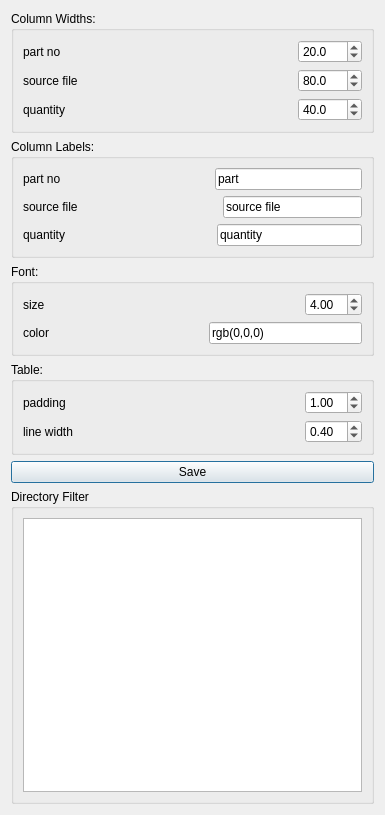
<?xml version="1.0" encoding="UTF-8"?>
<ui version="4.0">
 <class>Dialog</class>
 <widget class="QDialog" name="Dialog">
  <property name="geometry">
   <rect>
    <x>0</x>
    <y>0</y>
    <width>385</width>
    <height>815</height>
   </rect>
  </property>
  <property name="windowTitle">
   <string>Part List Parameters</string>
  </property>
  <layout class="QVBoxLayout" name="verticalLayout_5">
   <item>
    <widget class="QGroupBox" name="groupBox">
     <property name="title">
      <string>Column Widths:</string>
     </property>
     <layout class="QVBoxLayout" name="verticalLayout_3">
      <item>
       <layout class="QHBoxLayout" name="horizontalLayout">
        <item>
         <widget class="QLabel" name="label">
          <property name="text">
           <string>part no</string>
          </property>
         </widget>
        </item>
        <item>
         <spacer name="horizontalSpacer">
          <property name="orientation">
           <enum>Qt::Horizontal</enum>
          </property>
          <property name="sizeHint" stdset="0">
           <size>
            <width>40</width>
            <height>20</height>
           </size>
          </property>
         </spacer>
        </item>
        <item>
         <widget class="QDoubleSpinBox" name="doubleSpinBox_column_part_width">
          <property name="decimals">
           <number>1</number>
          </property>
          <property name="maximum">
           <double>1000.000000000000000</double>
          </property>
          <property name="value">
           <double>20.000000000000000</double>
          </property>
         </widget>
        </item>
       </layout>
      </item>
      <item>
       <layout class="QHBoxLayout" name="horizontalLayout_2">
        <item>
         <widget class="QLabel" name="label_2">
          <property name="text">
           <string>source file</string>
          </property>
         </widget>
        </item>
        <item>
         <spacer name="horizontalSpacer_2">
          <property name="orientation">
           <enum>Qt::Horizontal</enum>
          </property>
          <property name="sizeHint" stdset="0">
           <size>
            <width>40</width>
            <height>20</height>
           </size>
          </property>
         </spacer>
        </item>
        <item>
         <widget class="QDoubleSpinBox" name="doubleSpinBox_column_sourceFile_width">
          <property name="decimals">
           <number>1</number>
          </property>
          <property name="maximum">
           <double>1000.000000000000000</double>
          </property>
          <property name="value">
           <double>80.000000000000000</double>
          </property>
         </widget>
        </item>
       </layout>
      </item>
      <item>
       <layout class="QHBoxLayout" name="horizontalLayout_3">
        <item>
         <widget class="QLabel" name="label_3">
          <property name="text">
           <string>quantity</string>
          </property>
         </widget>
        </item>
        <item>
         <spacer name="horizontalSpacer_3">
          <property name="orientation">
           <enum>Qt::Horizontal</enum>
          </property>
          <property name="sizeHint" stdset="0">
           <size>
            <width>40</width>
            <height>20</height>
           </size>
          </property>
         </spacer>
        </item>
        <item>
         <widget class="QDoubleSpinBox" name="doubleSpinBox_column_quantity_width">
          <property name="decimals">
           <number>1</number>
          </property>
          <property name="maximum">
           <double>1000.000000000000000</double>
          </property>
          <property name="value">
           <double>40.000000000000000</double>
          </property>
         </widget>
        </item>
       </layout>
      </item>
     </layout>
    </widget>
   </item>
   <item>
    <widget class="QGroupBox" name="groupBox_4">
     <property name="title">
      <string>Column Labels:</string>
     </property>
     <layout class="QVBoxLayout" name="verticalLayout_4">
      <item>
       <layout class="QHBoxLayout" name="horizontalLayout_8">
        <item>
         <widget class="QLabel" name="label_8">
          <property name="text">
           <string>part no</string>
          </property>
         </widget>
        </item>
        <item>
         <spacer name="horizontalSpacer_8">
          <property name="orientation">
           <enum>Qt::Horizontal</enum>
          </property>
          <property name="sizeHint" stdset="0">
           <size>
            <width>40</width>
            <height>20</height>
           </size>
          </property>
         </spacer>
        </item>
        <item>
         <widget class="QLineEdit" name="lineEdit_column_part_label">
          <property name="text">
           <string>part</string>
          </property>
         </widget>
        </item>
       </layout>
      </item>
      <item>
       <layout class="QHBoxLayout" name="horizontalLayout_9">
        <item>
         <widget class="QLabel" name="label_9">
          <property name="text">
           <string>source file</string>
          </property>
         </widget>
        </item>
        <item>
         <spacer name="horizontalSpacer_9">
          <property name="orientation">
           <enum>Qt::Horizontal</enum>
          </property>
          <property name="sizeHint" stdset="0">
           <size>
            <width>40</width>
            <height>20</height>
           </size>
          </property>
         </spacer>
        </item>
        <item>
         <widget class="QLineEdit" name="lineEdit_column_sourceFile_label">
          <property name="text">
           <string>source file</string>
          </property>
         </widget>
        </item>
       </layout>
      </item>
      <item>
       <layout class="QHBoxLayout" name="horizontalLayout_10">
        <item>
         <widget class="QLabel" name="label_10">
          <property name="text">
           <string>quantity</string>
          </property>
         </widget>
        </item>
        <item>
         <spacer name="horizontalSpacer_10">
          <property name="orientation">
           <enum>Qt::Horizontal</enum>
          </property>
          <property name="sizeHint" stdset="0">
           <size>
            <width>40</width>
            <height>20</height>
           </size>
          </property>
         </spacer>
        </item>
        <item>
         <widget class="QLineEdit" name="lineEdit_column_quantity_label">
          <property name="text">
           <string>quantity</string>
          </property>
         </widget>
        </item>
       </layout>
      </item>
     </layout>
    </widget>
   </item>
   <item>
    <widget class="QGroupBox" name="groupBox_2">
     <property name="title">
      <string>Font:</string>
     </property>
     <layout class="QVBoxLayout" name="verticalLayout_2">
      <item>
       <layout class="QHBoxLayout" name="horizontalLayout_4">
        <item>
         <widget class="QLabel" name="label_4">
          <property name="text">
           <string>size</string>
          </property>
         </widget>
        </item>
        <item>
         <spacer name="horizontalSpacer_4">
          <property name="orientation">
           <enum>Qt::Horizontal</enum>
          </property>
          <property name="sizeHint" stdset="0">
           <size>
            <width>40</width>
            <height>20</height>
           </size>
          </property>
         </spacer>
        </item>
        <item>
         <widget class="QDoubleSpinBox" name="doubleSpinBox_fontSize">
          <property name="minimum">
           <double>0.100000000000000</double>
          </property>
          <property name="singleStep">
           <double>0.100000000000000</double>
          </property>
          <property name="value">
           <double>4.000000000000000</double>
          </property>
         </widget>
        </item>
       </layout>
      </item>
      <item>
       <layout class="QHBoxLayout" name="horizontalLayout_5">
        <item>
         <widget class="QLabel" name="label_5">
          <property name="text">
           <string>color</string>
          </property>
         </widget>
        </item>
        <item>
         <spacer name="horizontalSpacer_5">
          <property name="orientation">
           <enum>Qt::Horizontal</enum>
          </property>
          <property name="sizeHint" stdset="0">
           <size>
            <width>40</width>
            <height>20</height>
           </size>
          </property>
         </spacer>
        </item>
        <item>
         <widget class="QLineEdit" name="lineEdit_fontColor">
          <property name="text">
           <string>rgb(0,0,0)</string>
          </property>
         </widget>
        </item>
       </layout>
      </item>
     </layout>
    </widget>
   </item>
   <item>
    <widget class="QGroupBox" name="groupBox_3">
     <property name="title">
      <string>Table:</string>
     </property>
     <layout class="QVBoxLayout" name="verticalLayout">
      <item>
       <layout class="QHBoxLayout" name="horizontalLayout_7">
        <item>
         <widget class="QLabel" name="label_6">
          <property name="text">
           <string>padding</string>
          </property>
         </widget>
        </item>
        <item>
         <spacer name="horizontalSpacer_6">
          <property name="orientation">
           <enum>Qt::Horizontal</enum>
          </property>
          <property name="sizeHint" stdset="0">
           <size>
            <width>40</width>
            <height>20</height>
           </size>
          </property>
         </spacer>
        </item>
        <item>
         <widget class="QDoubleSpinBox" name="doubleSpinBox_padding">
          <property name="singleStep">
           <double>0.500000000000000</double>
          </property>
          <property name="value">
           <double>1.000000000000000</double>
          </property>
         </widget>
        </item>
       </layout>
      </item>
      <item>
       <layout class="QHBoxLayout" name="horizontalLayout_6">
        <item>
         <widget class="QLabel" name="label_7">
          <property name="text">
           <string>line width</string>
          </property>
         </widget>
        </item>
        <item>
         <spacer name="horizontalSpacer_7">
          <property name="orientation">
           <enum>Qt::Horizontal</enum>
          </property>
          <property name="sizeHint" stdset="0">
           <size>
            <width>40</width>
            <height>20</height>
           </size>
          </property>
         </spacer>
        </item>
        <item>
         <widget class="QDoubleSpinBox" name="doubleSpinBox_lineWidth">
          <property name="singleStep">
           <double>0.050000000000000</double>
          </property>
          <property name="value">
           <double>0.400000000000000</double>
          </property>
         </widget>
        </item>
       </layout>
      </item>
     </layout>
    </widget>
   </item>
   <item>
    <widget class="QPushButton" name="pushButton_set_as_default">
     <property name="text">
      <string>Save</string>
     </property>
    </widget>
   </item>
   <item>
    <widget class="QGroupBox" name="groupBox_5">
     <property name="title">
      <string>Directory Filter</string>
     </property>
     <layout class="QHBoxLayout" name="horizontalLayout_11">
      <item>
       <widget class="QListWidget" name="listWidget_directoryFilter"/>
      </item>
     </layout>
    </widget>
   </item>
  </layout>
 </widget>
 <resources/>
 <connections/>
</ui>
